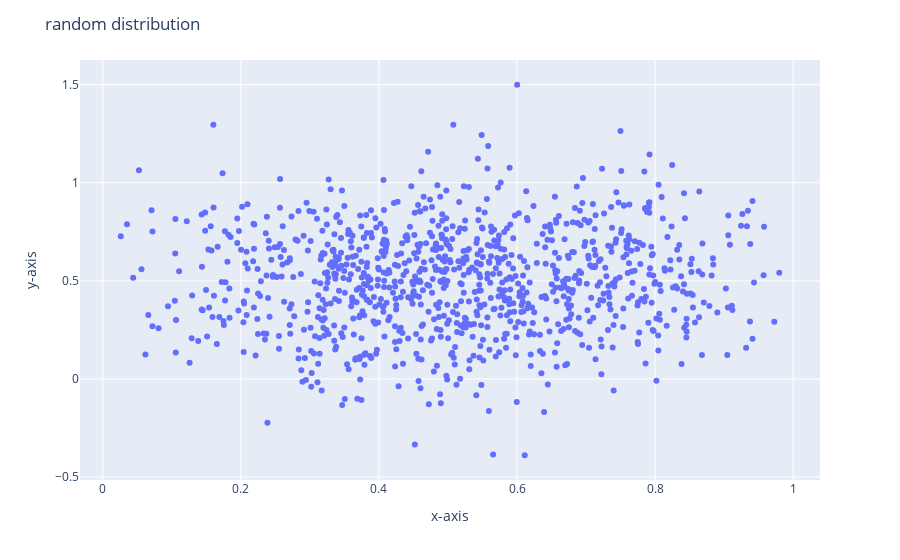

The notebook cell saved with this chart:
### Code cell
fig = px.scatter(x=x_values, y=y_values,labels={'x':'x-axis', 'y':'y-axis'})
fig.update_layout(title='random distribution',yaxis_zeroline=False, xaxis_zeroline=False)
fig.show()

### Figure 1 — Plotly figure (JSON) as saved in the notebook; plotly's stock layout.template omitted (floating-point values rounded to 4 significant figures; data arrays with more than 128 entries replaced by an {"elided": "..."} marker saying what was removed)
{"data": [{"hovertemplate": "x-axis=%{x}<br>y-axis=%{y}<extra></extra>", "legendgroup": "", "marker": {"color": "#636efa", "symbol": "circle"}, "mode": "markers", "name": "", "orientation": "v", "showlegend": false, "type": "scatter", "x": {"elided": "1000 float values"}, "xaxis": "x", "y": {"elided": "1000 float values"}, "yaxis": "y"}], "layout": {"legend": {"tracegroupgap": 0}, "margin": {"t": 60}, "title": {"text": "random distribution"}, "xaxis": {"anchor": "y", "domain": [0, 1], "title": {"text": "x-axis"}, "zeroline": false}, "yaxis": {"anchor": "x", "domain": [0, 1], "title": {"text": "y-axis"}, "zeroline": false}}}
